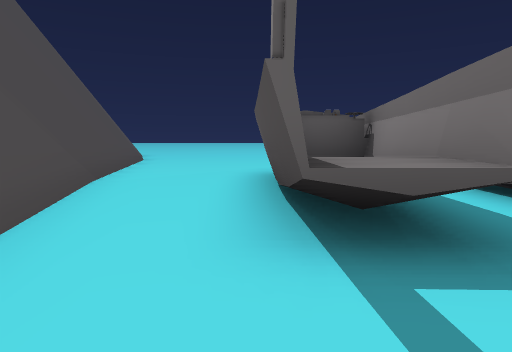
view 1 (above)

16 first-person views from a walk through a Unity game level. The camera is 1.3 m above the floor, tilts 4° down and sees 70° across. Doors are open. The floor is counted in squares, 2 m on a side. Each view is taken from the middle of a square. On the plan, view 1 faces up. The plan holds only what a view shows up to about 11 squares ahead; the rest is blank. The place goes on beyond the plan. The player character is not drawn.

view 2
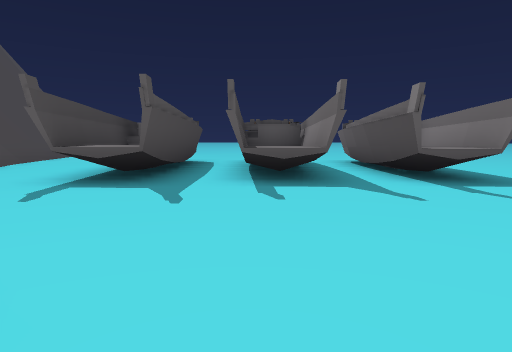

view 3
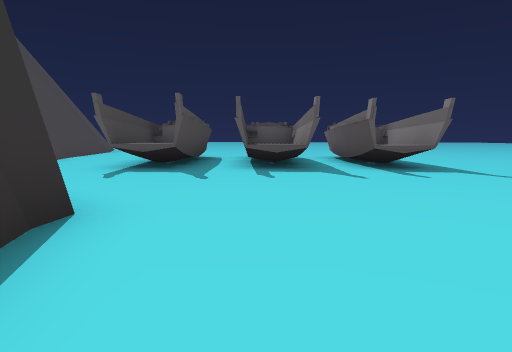

view 4
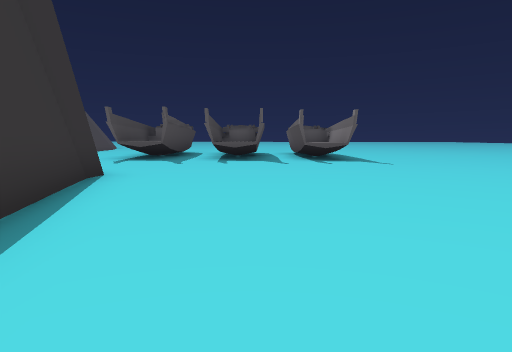

view 5
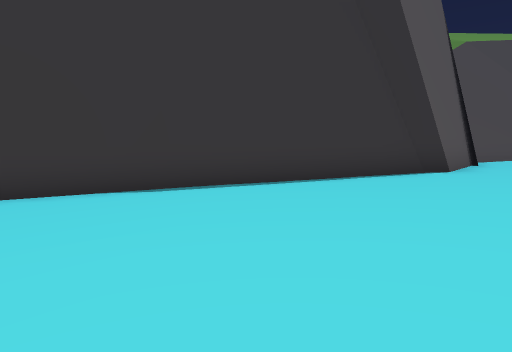

view 6
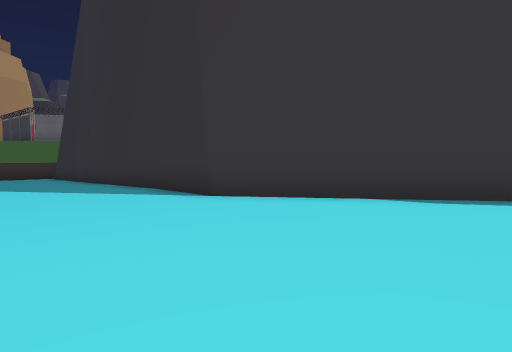

view 7
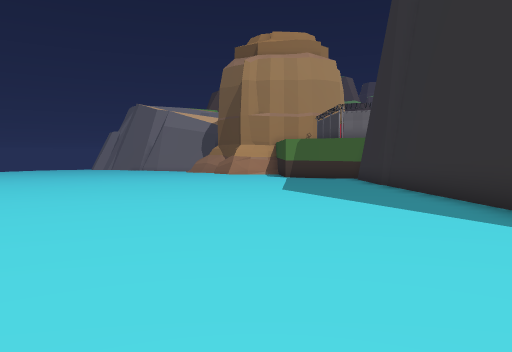

view 8
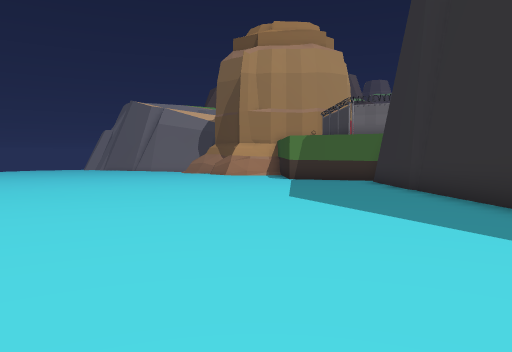

view 9
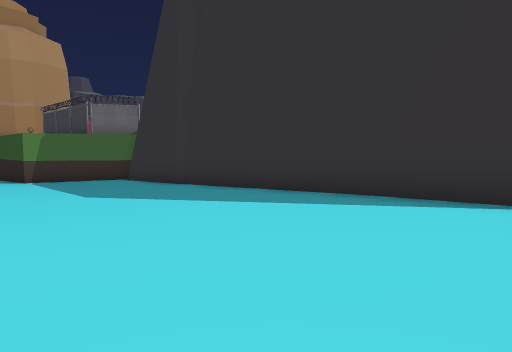

view 10
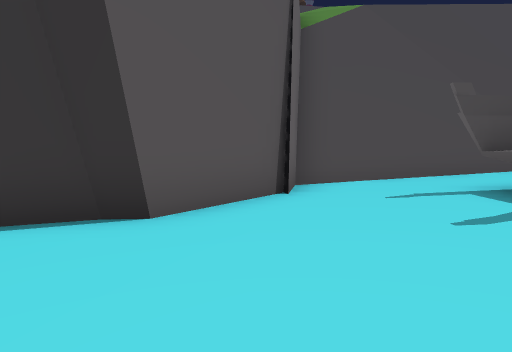

view 11
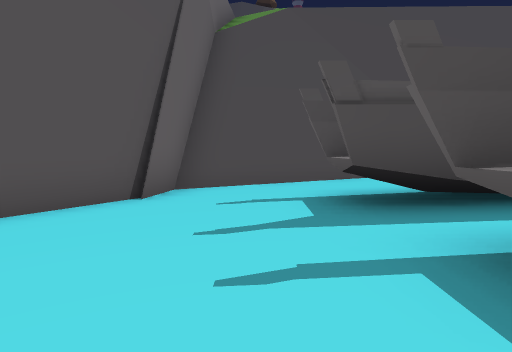

view 12
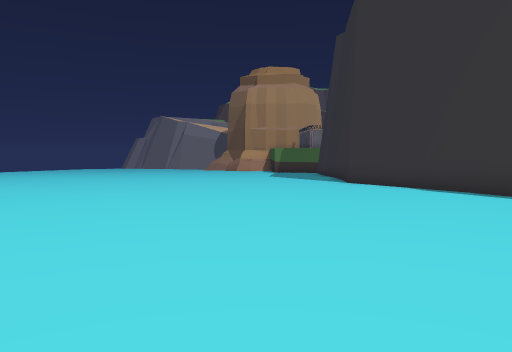

view 13
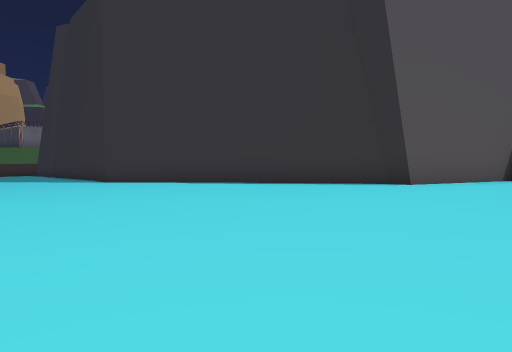

view 14
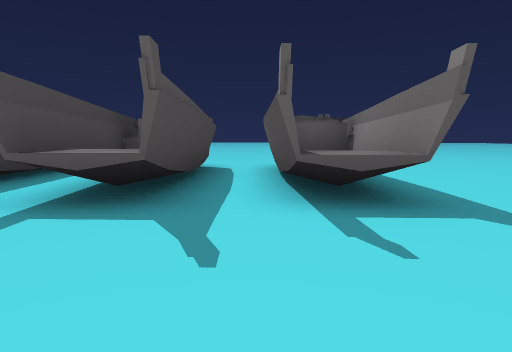

view 15
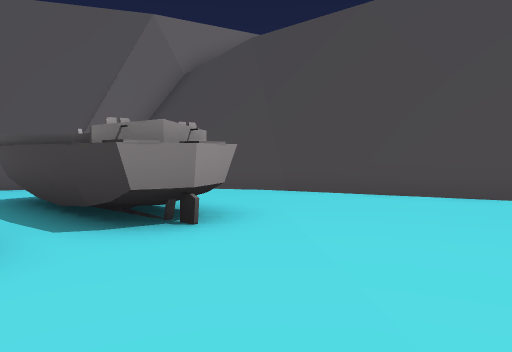

view 16
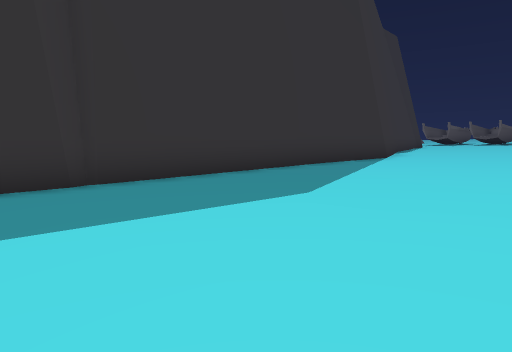

### Floor plan
Key: @ floor where view 1 was taken; # wall or solid block; . main floor; : floor 0.75 m higher than the main floor; - floor 0.75 m lower than the main floor; _ floor 1.5 m lower than the main floor; + floor 12.75 m higher than the main floor; / step, stairs or slope; D open door; ^ raised ledge; v drop or lower ground.
Columns run from 7 left of view 1 to 9 right of it. Each row starts with its distance up from view 1.
 10 vv #:::::::::
  9  v ##::::::::
  8  vv##::::::..
  7  vv #...#.###  ..
  6  vv #..##.#####..
  5  /v #..##.###^#..
  4  /v ##.##.### #..
  3   vv##.##.###^#..
  2  /vv #.DD.DD.D...
  1  //vv#...........
  0  vvvv##@.........
 -1      v##.........
 -2       v##........
 -3        v#........
 -4         #........
 -5         ##.......
 -6         v#..-----
 -7         /#-------
 -8          #-------
 -9          v#------
-10          +#------
-11           ##-----
-12           ##-----
-13           /--____
-14           #______
-15           #______
-16           #______
-17           #______
-18           #______
-19           #______
-20          v#______
-21           v______
-22           #______

Where each view was taken, in squares from view 1:
view 1: 0 up, 0 right, facing up
view 2: 3 down, 3 right, facing up
view 3: 5 down, 3 right, facing up
view 4: 8 down, 4 right, facing up
view 5: 6 down, 9 right, facing left
view 6: 6 down, 8 right, facing down-left
view 7: 9 down, 7 right, facing down
view 8: 11 down, 7 right, facing down
view 9: 11 down, 9 right, facing down-left
view 10: 1 down, 5 right, facing left
view 11: 1 up, 5 right, facing left
view 12: 1 up, 7 right, facing down
view 13: 1 up, 9 right, facing down-left
view 14: 1 down, 5 right, facing up
view 15: 10 up, 3 right, facing down-left
view 16: 22 down, 9 right, facing up-left
